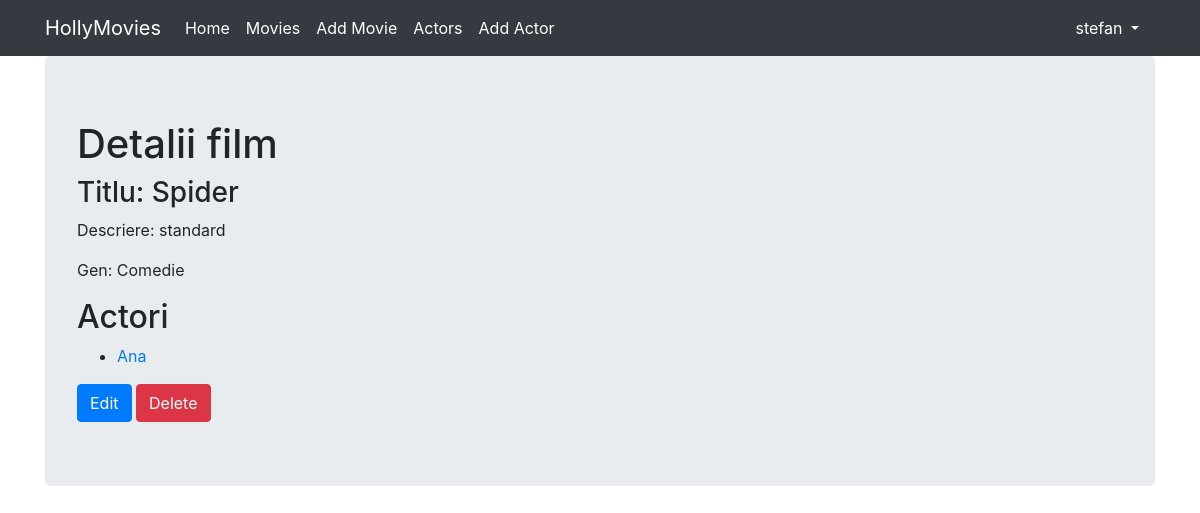
Screenshot of /movies/5 (signed in) with the database file from the repository.
### viewer/models.py (models this page shows, shortened)
class Movie(models.Model):
    class Meta:
        verbose_name_plural = 'Filme'
    title = CharField(max_length=128)
    rating = IntegerField()
    released = DateField()
    description = TextField()
    genre = ForeignKey(Genre, on_delete=DO_NOTHING)
    created = DateTimeField(auto_now_add=True)
    actors = ManyToManyField(Actor)

class Genre(models.Model):
    class Meta:
        verbose_name_plural = 'Genuri de filme'
    name = CharField(max_length=128)

class Actor(models.Model):
    name = CharField(max_length=128)
    description = TextField()
    date_of_birth = DateField()

### viewer/views.py (the view)
# urls.py: path('<pk>', MoviesDetail.as_view(), name='movies_detail'),
class MoviesDetail(LoginRequiredMixin, DetailView):
    template_name = 'movies_detail.html'
    model = Movie

### viewer/templates/movies_detail.html
{% extends 'base.html' %}
{% block content %}
<h1>Detalii film</h1>
<h3>Titlu: {{ object.title }} </h3>
<p>Descriere: {{ object.description }} </p>
<p>Gen: {{ object.genre.name }} </p>
<h2>Actori</h2>
<ul>
    {% for actor in object.actors.all %}
        <li>
            <a href="{% url 'actors_detail' actor.pk %}">{{ actor.name }}</a>
        </li>
    {% endfor %}
</ul>
{% if perms.viewer.update_movie %}
<a class="btn btn-primary" href="{% url 'viewer:movies_update' object.pk %}">
    Edit
</a>
{% else %}
<a class="btn btn-primary disabled">Edit</a>
{% endif %}
{% if perms.viewer.delete_movie %}
<a class="btn btn-danger" href="{% url 'viewer:movies_delete' object.pk %}">
    Delete
</a>
{% else %}
<a class="btn btn-danger disabled">Delete</a>
{% endif %}
{% endblock %}

### viewer/templates/base.html (shortened to what this page needs)
{% load static %}
<html {% if LANGUAGE_CODE %}lang="{{ LANGUAGE_CODE }}" {% endif %}>
<head>
    <link rel="stylesheet" href="https://stackpath.bootstrapcdn.com/bootstrap/4.2.1/css/bootstrap.min.css"
>
    <link rel="stylesheet" href="{% static 'index.css' %}">
</head>
<body>
<nav class="navbar navbar-expand-lg navbar-dark bg-dark">
    <div class="container fixed">
        <a class="navbar-brand" href="/">HollyMovies</a>
        <div class="collapse navbar-collapse" id="navbarNavAltMarkup">
            <div class="navbar-nav">
                <a class="nav-item nav-link active" href="/">
                    Home
                </a>
                <a class="nav-item nav-link active" href="{% url 'viewer:movies' %}">
                    Movies
                </a>
                {% if perms.viewer.add_movie %}
                <a class="nav-item nav-link active" href="{% url 'viewer:movies_create' %}">
                    Add Movie
                </a>
                {% endif %}
                <a class="nav-item nav-link active" href="{% url 'actors' %}">
                    Actors
                </a>
                <a class="nav-item nav-link active" href="{% url 'actors_create' %}">
                    Add Actor
                </a>
            </div>
        </div>
        <div class="nav-item dropdown">
            {% if user.is_authenticated %}
            <a class="nav-link dropdown-toggle text-white" href="#" data-toggle="dropdown">
                {{ user.username }}
            </a>
            {% endif %}
        </div>
    </div>
</nav>
<div class="container">
    <div class="jumbotron">
        {% block content %}{% endblock %}
    </div>
</div>
</body>
</html>

### rows the page displays
Movie: title "Spider", description "standard", genre.name "Comedie"
Actor: name "Ana"

### other values shown
{{ user.username }} "stefan"
